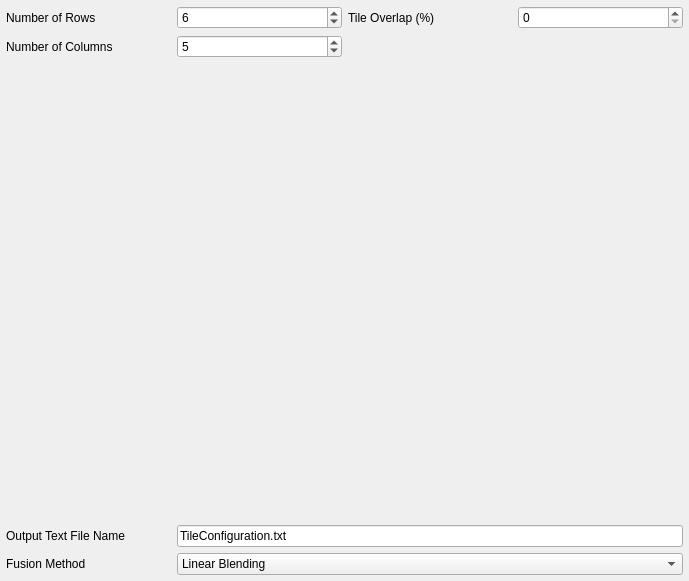
<?xml version="1.0" encoding="UTF-8"?>
<ui version="4.0">
 <class>GenericMetadataPage</class>
 <widget class="QWizardPage" name="GenericMetadataPage">
  <property name="geometry">
   <rect>
    <x>0</x>
    <y>0</y>
    <width>689</width>
    <height>581</height>
   </rect>
  </property>
  <property name="minimumSize">
   <size>
    <width>600</width>
    <height>581</height>
   </size>
  </property>
  <property name="windowTitle">
   <string>WizardPage</string>
  </property>
  <layout class="QGridLayout" name="gridLayout" columnstretch="0,0,0,0">
   <property name="sizeConstraint">
    <enum>QLayout::SetDefaultConstraint</enum>
   </property>
   <property name="leftMargin">
    <number>6</number>
   </property>
   <property name="topMargin">
    <number>6</number>
   </property>
   <property name="rightMargin">
    <number>6</number>
   </property>
   <property name="bottomMargin">
    <number>6</number>
   </property>
   <item row="0" column="1">
    <widget class="QSpinBox" name="numOfRowsSB">
     <property name="value">
      <number>6</number>
     </property>
    </widget>
   </item>
   <item row="1" column="1">
    <widget class="QSpinBox" name="numOfColsSB">
     <property name="value">
      <number>5</number>
     </property>
    </widget>
   </item>
   <item row="0" column="0">
    <widget class="QLabel" name="label">
     <property name="text">
      <string>Number of Rows</string>
     </property>
    </widget>
   </item>
   <item row="0" column="2">
    <widget class="QLabel" name="label_3">
     <property name="text">
      <string>Tile Overlap (%)</string>
     </property>
    </widget>
   </item>
   <item row="3" column="0">
    <widget class="QLabel" name="label_6">
     <property name="text">
      <string>Output Text File Name</string>
     </property>
    </widget>
   </item>
   <item row="3" column="1" colspan="3">
    <widget class="QLineEdit" name="outputTextFileNameLE">
     <property name="text">
      <string>TileConfiguration.txt</string>
     </property>
    </widget>
   </item>
   <item row="4" column="0">
    <widget class="QLabel" name="label_7">
     <property name="text">
      <string>Fusion Method</string>
     </property>
    </widget>
   </item>
   <item row="1" column="0">
    <widget class="QLabel" name="label_2">
     <property name="text">
      <string>Number of Columns</string>
     </property>
    </widget>
   </item>
   <item row="4" column="1" colspan="3">
    <widget class="QComboBox" name="fusionMethodCB">
     <item>
      <property name="text">
       <string>Linear Blending</string>
      </property>
     </item>
     <item>
      <property name="text">
       <string>Average</string>
      </property>
     </item>
     <item>
      <property name="text">
       <string>Median</string>
      </property>
     </item>
     <item>
      <property name="text">
       <string>Maximum Intensity</string>
      </property>
     </item>
     <item>
      <property name="text">
       <string>Minimum Intensity</string>
      </property>
     </item>
     <item>
      <property name="text">
       <string>Intensity of Random Input Tile</string>
      </property>
     </item>
     <item>
      <property name="text">
       <string>Do Not Fuse Images (only write TileConfiguration)</string>
      </property>
     </item>
    </widget>
   </item>
   <item row="0" column="3">
    <widget class="QSpinBox" name="tileOverlapSB">
     <property name="maximum">
      <number>100</number>
     </property>
    </widget>
   </item>
   <item row="2" column="0" colspan="4">
    <widget class="TileListWidget" name="tileListWidget" native="true">
     <property name="minimumSize">
      <size>
       <width>0</width>
       <height>0</height>
      </size>
     </property>
    </widget>
   </item>
  </layout>
 </widget>
 <customwidgets>
  <customwidget>
   <class>TileListWidget</class>
   <extends>QWidget</extends>
   <header location="global">TileListWidget.h</header>
   <container>1</container>
  </customwidget>
 </customwidgets>
 <resources/>
 <connections/>
</ui>
